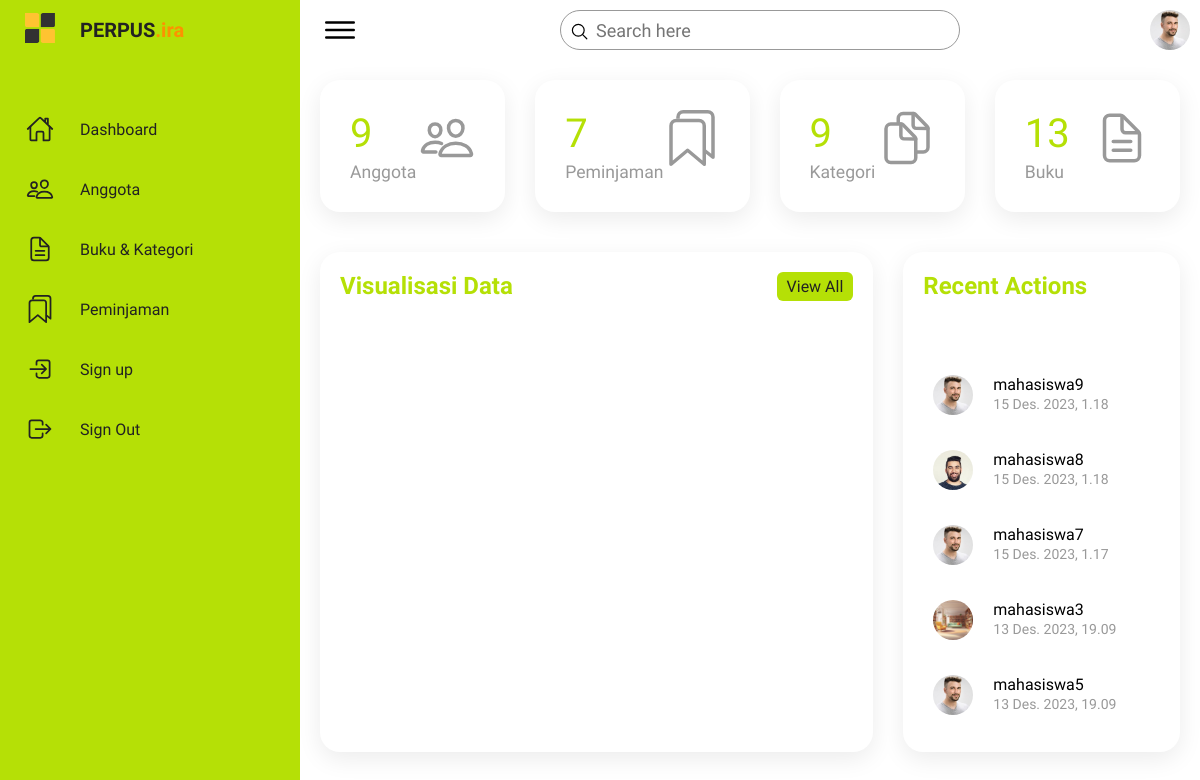
Before: /dashboard/ (signed in) with the older database file.
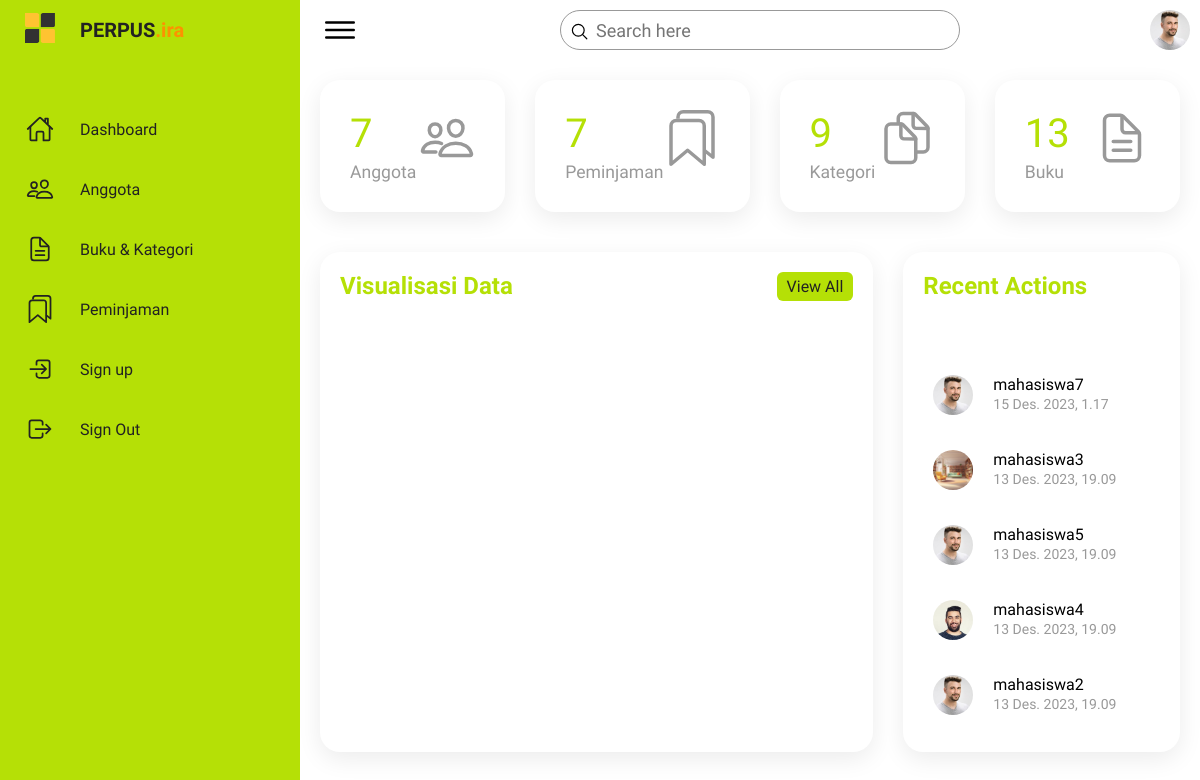
After: the same page with the newer database file.
### app_perpus/models.py (models this page shows, shortened)
class Anggota(models.Model):
    foto = models.ImageField(upload_to='img', default=False)
    user = models.OneToOneField(User, on_delete=models.CASCADE, related_name='anggota')
    KELAMIN_CHOICES = [
        ('Laki-Laki', 'Laki-Laki'),
        ('Perempuan', 'Perempuan'),
    ]
    kelamin = models.CharField(max_length=10, choices=KELAMIN_CHOICES)
    alamat = models.CharField(max_length=200)
    email = models.CharField(max_length=20, default='anggota@gmail.com')
    nomor_telepon = models.CharField(max_length=20)
    created_at = models.DateTimeField(auto_now_add=True)

### app_perpus/views.py (the view)
# urls.py: path('dashboard/', views.dashboard, name='dashboard'),
@login_required
def dashboard(request):
    anggotas = Anggota.objects.all().order_by('-id')[:5]
    anggota = Anggota.objects.all().count()
    buku = Buku.objects.all().count()
    kategori = Kategori.objects.all().count()
    peminjam = Peminjaman.objects.all().count()
    context= {
        'anggota':anggotas,
        'jlh_anggota':anggota,
        'jlh_buku':buku,
        'jlh_kategori':kategori,
        'jlh_peminjam':peminjam,
        }
    return render(request, 'dashboard.html',context)

### templates/dashboard.html (shortened to what this page needs)
{% extends 'base.html' %}
{% load static %}
{% block content %}
<div class="topbar">
    <div class="toggle">
        <ion-icon name="menu-outline"></ion-icon>
    </div>
    <div class="search">
        <label>
            <input type="text" placeholder="Search here">
            <ion-icon name="search-outline"></ion-icon>
        </label>
    </div>
    <div class="user">
        <img src="{% static 'imgs/customer01.jpg'%}" alt="">
    </div>
</div>
<div class="cardBox">
    <div class="card">
        <div>
            <div class="numbers">{{jlh_anggota}}</div>
            <div class="cardName">Anggota</div>
        </div>
        <div class="iconBx">
            <ion-icon name="people-outline"></ion-icon>
        </div>
    </div>
    <div class="card">
        <div>
            <div class="numbers">{{jlh_peminjam}}</div>
            <div class="cardName">Peminjaman</div>
        </div>
        <div class="iconBx">
            <ion-icon name="bookmarks-outline"></ion-icon>
        </div>
    </div>
    <div class="card">
        <div>
            <div class="numbers">{{jlh_kategori}}</div>
            <div class="cardName">Kategori</div>
        </div>
        <div class="iconBx">
            <ion-icon name="documents-outline"></ion-icon>
        </div>
    </div>
    <div class="card">
        <div>
            <div class="numbers">{{jlh_buku}}</div>
            <div class="cardName">Buku</div>
        </div>
        <div class="iconBx">
            <ion-icon name="document-text-outline"></ion-icon>
        </div>
    </div>
</div>
<div class="details">
    <div class="recentOrders">
        <div class="cardHeader">
            <h2>Visualisasi Data</h2>
            <a href="#" class="btn">View All</a>
        </div>
        <figure class="highcharts-figure">
        </figure>
    </div>
    <div class="recentCustomers">
        <div class="cardHeader">
            <h2>Recent Actions</h2>
        </div>
        <table>
            {% for recent_agt in anggota %}
            <tr>
                <td width="60px">
                    <div class="imgBx"> <img src="{{recent_agt.foto.url}}" alt=""></div>
                </td>
                <td>
                    <h4>{{ recent_agt.user }} <br> <span>{{ recent_agt.created_at }}</span></h4>
                </td>
            </tr>
            {% endfor %}
        </table>
    </div>
</div>
{% endblock content %}

Changed rows visible on the page:
removed Anggota: foto (picture), user "mahasiswa9", created_at "15 Des. 2023, 1.18"
removed Anggota: foto (picture), user "mahasiswa8", created_at "15 Des. 2023, 1.18"
now on this page (row unchanged): Anggota: foto (picture), user "mahasiswa4", created_at "13 Des. 2023, 19.09"
now on this page (row unchanged): Anggota: foto (picture), user "mahasiswa2", created_at "13 Des. 2023, 19.09"
Other visible differences:
{{ jlh_anggota }}: "9" → "7"
